Frame 1 (no input): blank canvas, image omitted
Frame 60 (no input): blank canvas, image omitted
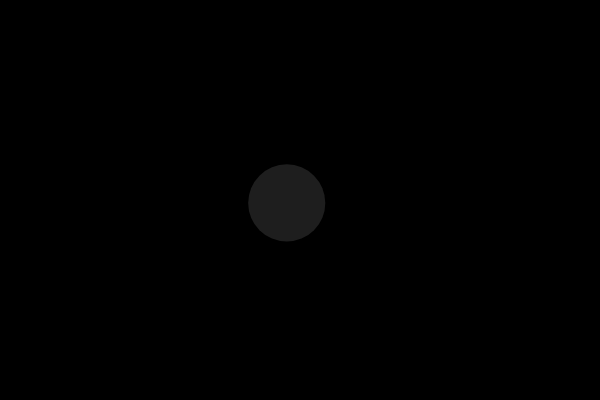
Frame 120 (the mouse pressed at the canvas centre since frame 60)

The p5.js sketch whose frames 1 and 60 were blank and that drew this single picture after the mouse press (run headless with seeded random() and noise() and a simulated clock; from frame 60 on, the mouse is pressed at the canvas centre):

// p5.js sketch
// ── sketch.js
let bubbles = [];

function setup() {
  createCanvas(600, 400);
}

function mousePressed() {
  let r = random(10, 50);
  let b = new Bubble(mouseX, mouseY, r);

  bubbles.push(b);
}

function draw() {
  background(0);
  for (let i = 0; i < bubbles.length; i++) {
    bubbles[i].move();
    bubbles[i].show();
  }
}

// ── bubble.js
class Bubble {
  constructor(x, y, r) {
    this.x = x;
    this.y = y;
    this.r = r;
  }
  move() {
    this.x += random(-5, 5);
    this.y += random(-5, 5);
  }

  show() {
    noStroke();
    fill(255, 30);
    ellipse(this.x, this.y, this.r * 2);
  }
}
